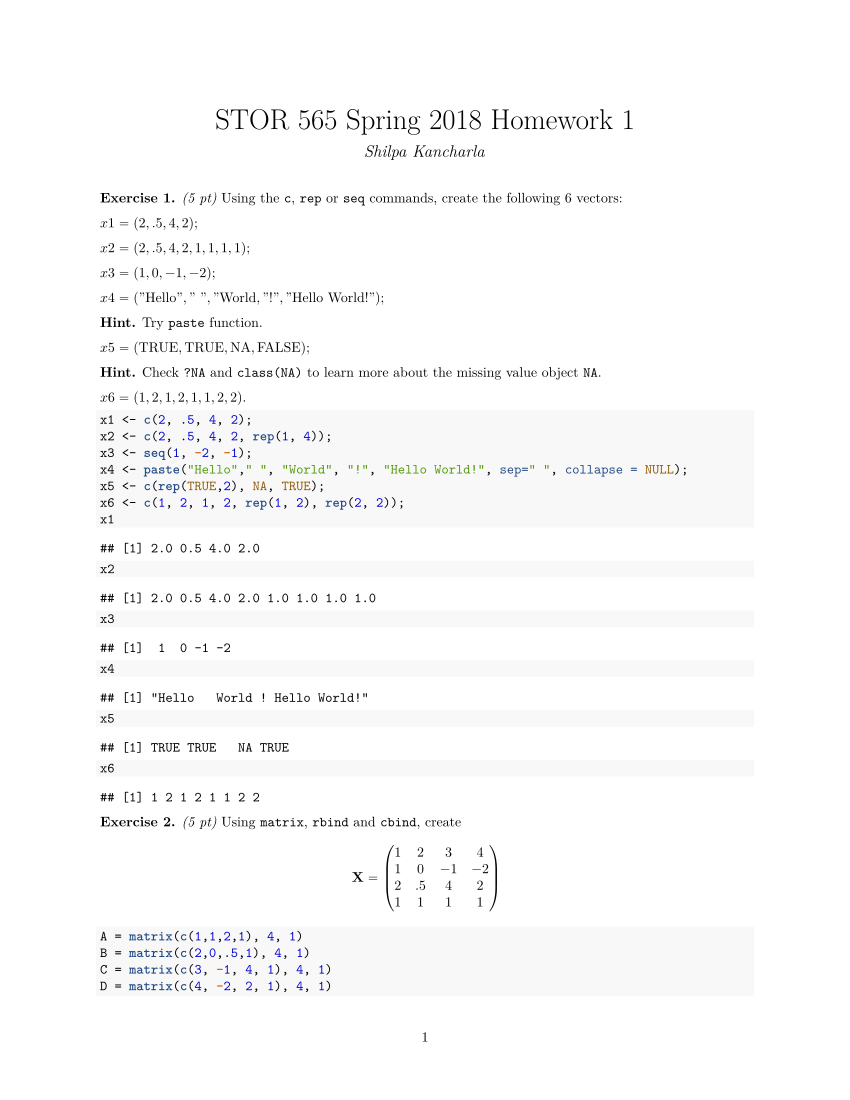

Generate this figure with R:
---
title: "STOR 565 Spring 2018 Homework 1"
author: "Shilpa Kancharla"
header-includes:
- \usepackage{amsgen,amsmath,amstext,amsbsy,amsopn,amssymb,mathabx,amsthm,bm,bbm}
- \usepackage[labelsep=space]{caption}
output:
  pdf_document: default
---

```{r setup, include=FALSE}
knitr::opts_chunk$set(echo = TRUE)
```
\theoremstyle{definition}
\newtheorem*{hint}{Hint}
\newtheorem*{pchln}{Punchline}

\theoremstyle{remark}
\newtheorem*{rmk}{Remark}

**Exercise 1.** *(5 pt)* Using the `c`, `rep` or `seq` commands, create the following 6 vectors:

$x1 = (2, .5, 4, 2)$;

$x2 = (2, .5, 4, 2, 1, 1, 1, 1)$;

$x3 = (1, 0, -1, -2)$;

$x4 = ("\text{Hello}", "\ ", "\text{World}, "!", "\text{Hello World!}")$;

**Hint.** Try `paste` function.

$x5 = (\text{TRUE}, \text{TRUE}, \text{NA}, \text{FALSE})$;

**Hint.** Check `?NA` and `class(NA)` to learn more about the missing value object `NA`.

$x6 = (1, 2, 1, 2, 1, 1, 2, 2)$.

```{r, eval=TRUE}
x1 <- c(2, .5, 4, 2);
x2 <- c(2, .5, 4, 2, rep(1, 4));
x3 <- seq(1, -2, -1);
x4 <- paste("Hello"," ", "World", "!", "Hello World!", sep=" ", collapse = NULL);
x5 <- c(rep(TRUE,2), NA, TRUE);
x6 <- c(1, 2, 1, 2, rep(1, 2), rep(2, 2));
x1
x2
x3
x4
x5
x6
```
**Exercise 2.** *(5 pt)* Using `matrix`, `rbind` and `cbind`, create
$$ \textbf{X} = 
\begin{pmatrix} 
1 &  2 &  3  &  4\\
1 &  0 & -1  & -2\\
2 & .5 &  4  &  2\\
1 &  1 &  1  &  1
\end{pmatrix}
$$

```{r, eval=TRUE}
A = matrix(c(1,1,2,1), 4, 1)
B = matrix(c(2,0,.5,1), 4, 1)
C = matrix(c(3, -1, 4, 1), 4, 1)
D = matrix(c(4, -2, 2, 1), 4, 1)
X <- cbind(A, B, C, D)
X
 
```

```{r, results='hide'}
students <- data.frame( id      = c("001", "002", "003"), # ids are characters
                        score_A = c(95, 97, 90),          # scores are numericss
                        score_B = c(80, 75, 84))       
students
```
 

**Exercise 3.** *(5 pt)* Applying the conditional selection technique (without using `subset`), extract the record of $003$ in `students`.

```{r, eval=TRUE}
students3 <- students[3,]
students3
```

One can also create a matrix or a legitimate list first and then convert it into a data.frame as follows.
```{r, results='hide'}

scores <- matrix(c(95, 97, 90, 80, 75, 84), 3, 2)
scores <- data.frame(scores)
colnames(scores) <- c("score_A", "score_B")
id <- c("001", "002", "003")
students1 <- cbind(id, scores)
students2 <- data.frame( list( id      = c("001", "002", "003"),
                               score_A = c(95, 97, 90),
                               score_B = c(80, 75, 84))       
                         )
```

**Exercise 4.** *(10 pt)* Create a data.frame object to display the calendar for Jan 2018 as follows.

```{r, eval = TRUE}
## Sun Mon Tue Wed Thu Fri Sat
##      NY   2   3   4   5   6
##   7   8   9  10  11  12  13
## MLK  15  16  17  18  19  20
##  21  22  23  24  25  26  27
##  28  29  30  31            
calendar <- matrix(c(" ", 7, "MLK", 21, 28, "NY", 8, 
                     15, 22, 29, 2, 9, 16, 23, 30, 3, 
                     10, 17, 24, 31, 4, 11, 18, 25, " ", 
                     5, 12, 19, 26, " ", 6, 13, 20, 27, " "), 5, 7)
calendar <- data.frame(calendar)
colnames(calendar) <- c("Sun", "Mon", "Tue", "Wed", "Thu", "Fri", "Sat")
print(calendar, row.names=FALSE)
```
## Factors

Factor is a special data structure in **R** in representing categorical variables and facilitating the data labels and subgroups. It's basically a character vector that keeps track of its distinct values called levels. Consider the longitudinal layout of the previous score table.

```{r, results='hide'}
id        <- rep(c("001","002","003"), 2)
subj      <- rep(c("A","B"), each = 3)
score     <- c(95, 97, 90, 80, 75, 84)
students3 <- data.frame(id, subj, score)  # try cbind(id, subj, score) to see the difference

# students3$id and students3$subj are automatically formatted as factors
class(students3$id)
levels(students3$id)

class(students3$subj)
levels(students3$subj)

# combind student 003 with 002 via level rename
students4 <- students3    # work on a copy in case of direct modification of students3
levels(students4$id)[3] <- "002"
levels(students4$id)
students4
```

**Exercise 5.** *(5 pt)* Create a factor variable `grade` in `students3`, where the `score` variable is divided into $[90,100]$, $[80,89)$ and $[0,79)$ corresponding to A, B and C in `grade` respectively.

```{r, eval=TRUE}
grades <- cut(students3$score, breaks = c(100, 89, 79, 0), labels=c("C","B","A"))
grades
students3 <- data.frame(id, subj, score, grades)
students3
```

## Operations and Functions

**Exercise 6.** *(5 pt)* Without using the `var` and `scale` functions, compute the sample covariance `X.var` of the data matrix `X` as in **Exercise 2.**

```{r eval=TRUE}
k <- ncol(X) #number of variables
n <- nrow(X) #number of subjects
X_mean <- matrix(data=1,nrow=n) %*% cbind(mean(A),mean(B),mean(C),mean(D)) #creates means for each column
H <- X - X_mean #creates a difference matrix
X.var <- (n-1)^-1 * t(H) %*% H #creates covariance matrix
X.var
cov(X)
```

**Exercise 7.** *(10 pt)* Create a variable `score.mean` in `students3`, taking value as the mean score among students who have the same `subj` value.

```{r eval=TRUE}
A_mean <- mean(score[students3$subj == "A"])
B_mean <- mean(score[students3$subj == "B"])
score.mean <- c(A_mean,B_mean)
score.mean
```

### Writing your own functions

**Exercise 8.** *(15 pt)* Write a function `bisect(f, lower, upper, tol = 1e-6)` to find the root of the univariate function `f` on the interval [`lower`, `upper`] with precision tolerance $\le$ `tol` (defaulted to be $10^{-6}$) via bisection, which returns a list consisting of `root`, `f.root` (`f` evaluated at `root`), `iter` (number of iterations) and `estim.prec` (estimated precision). Apply it to the function
$$f(x) = x^3 - x - 1$$
on $[1,2]$ with precision tolerance $10^{-6}$. Compare it with the built-in function `uniroot`.

```{r, eval=TRUE}
bisection <- function(f, a, b, n = 1000, tol = 1e-6) {
  if (!(f(a) < 0) && (f(b) > 0)) {
    stop('signs of f(a) and f(b) differ')
  } else if ((f(a) > 0) && (f(b) < 0)) {
    stop('signs of f(a) and f(b) differ')
  }
  
  for (i in 1:n) {
    c <- (a + b) / 2 # Calculate midpoint
    if ((f(c) == 0) || ((b - a) / 2) < tol) {
      return(c)
    }
    ifelse(sign(f(c)) == sign(f(a)), 
           a <- c,
           b <- c)
  }
  print('Too many iterations')
}
f <- function(x) {x^3 - x -1} #function
a <- 1 #lower
b <- 2 #upper
tol <- 1e-6 #tolerance
n <- 10000 #iterations
bisection(f, a, b, n, tol)
```

**Exercise 9.** *(15 pt)* Without using `cor`, compute the sample correlation matrix `X.cor` from `X.var` in **Exercise 6.** Output `X.cor` to a text file "X_cor.txt" which displays as in Table \ref{table:X_cor}. Then input "X_cor.txt" in **R** and reproduce the correlation matrix `X.cor1`.

**Hint.** 1) Functions `round` and `lower.tri`; 2) the `NA` trick; 3) options `sep = "\t", col.names = NA`.

\begin{table}
  \center
  \begin{tabular}{lllll}
      & V1 & V2    & V3   & V4   \\
  V1  &    & -0.29 & 0.68 & 0.2  \\
  V2  &    &       & 0.51 & 0.88 \\
  V3  &    &       &      & 0.86 \\
  V4  &    &       &      &       
  \end{tabular}
  \caption{}
	\label{table:X_cor}
\end{table}

```{r eval=TRUE}
##       V1    V2   V3   V4
## V1  1.00 -0.29 0.68 0.20
## V2 -0.29  1.00 0.51 0.88
## V3  0.68  0.20 1.00 0.86
## V4  0.51  0.88 0.86 1.00
value <- sqrt(diag(X.var))
value1 <- solve(diag(value))
X.cor <- value1 %*% X.var %*% value1
X.cor
#Output as text file
write.table(X.cor, file="X_cor.txt", sep="\t", col.names=NA, quote=FALSE)
X.cor1 <- read.table("X_cor.txt", header=FALSE, sep = "\t")
X.cor1
cov2cor(X.var)
```

**Exercise 10.** *(10 pt)* `iris` is a built-in dataset in **R**. Check `?iris` for more information. Randomly divide `iris` into five subsets `iris1` to `iris5` stratified to `iris$Species` (namely, the proportion of `iris$Species` among different levels remains identical across all subsets).
```{r eval=TRUE}
set.seed(5)
irisnew <- split(iris, sample(1:5))
iris1 <- irisnew[1]
iris2 <- irisnew[2]
iris3 <- irisnew[3]
iris4 <- irisnew[4]
iris5 <- irisnew[5]
iris.5fold <- list(iris1, iris2, iris3, iris4, iris5)
iris.5fold
```

**Exercise 11.** *(15 pt)* Reproduce the code that generates the following plot about `Sepal.Length` in `iris`.

```{r echo=TRUE}
knitr::include_graphics("Iris_Sepal_Length.pdf")
```

**Hint.** 1) Most decorations are based on defaults in `hist` with `ylim = c(0, 1.3)`; 2) let `h` be the object resulted by `hist` and set `xlim = range(h$breaks)`; 3) set `cex = 0.5` in `legend`; 4) use `curve` function in plotting the normal density with specified parameters.

```{r eval=TRUE}

setosa_length <- iris$Sepal.Length[iris$Species == "setosa"]
hist(setosa_length, main = "Histogram of Sepal_Length", 
     xlab = "Sepal_Length Species = setosa", freq=FALSE)
x <- seq(4, 6, length.out=100)
y <- with(iris, dnorm(x, mean(setosa_length), sd(setosa_length)))
lines(x, y, col="red")
lines(density(setosa_length), col="blue")
legend("topright", 5, 1.3, legend=c("Normal Density", "Kernel Density"), 
       col=c("red", "blue"), lty=1:2, cex=0.5)

versicolor_length <- iris$Sepal.Length[iris$Species == "versicolor"]
hist(versicolor_length, main = "Histogram of Sepal_Length", 
     xlab = "Sepal_Length Species = versicolor", freq=FALSE)
x <- seq(4, 8, length.out=100)
y <- with(iris, dnorm(x, mean(versicolor_length), sd(versicolor_length)))
lines(x, y, col="red")
lines(density(versicolor_length), col="blue")
legend("topright", 5, 2, legend=c("Normal Density", "Kernel Density"), 
       col=c("red", "blue"), lty=1:2, cex=0.5)

virginica_length <- iris$Sepal.Length[iris$Species == "virginica"]
hist(virginica_length, main = "Histogram of Sepal_Length", 
     xlab = "Sepal_Length Species = virginica", freq=FALSE)
x <- seq(4, 8, length.out=100)
y <- with(iris, dnorm(x, mean(virginica_length), sd(virginica_length)))
lines(x, y, col="red")
lines(density(virginica_length), col="blue")
legend("topright", 5, 2, legend=c("Normal Density", "Kernel Density"), 
       col=c("red", "blue"), lty=1:2, cex=0.5)

```
